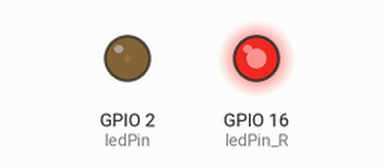
The sketch below on a simulated ESP32. Parts: output pins drawn as LEDs (lit = HIGH). What the sketch prints to the serial monitor is not drawn.

Above: at 0.05 s.
At 1.1 s:
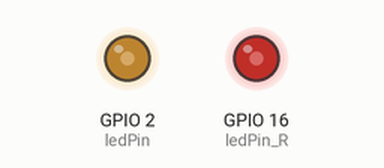
At 2.15 s:
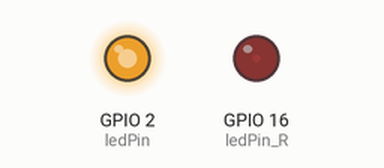
At 4.3 s:
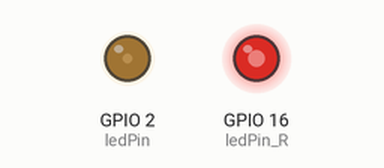
Timing chart, 0 to 6.3 s (numbered marks = the images above):
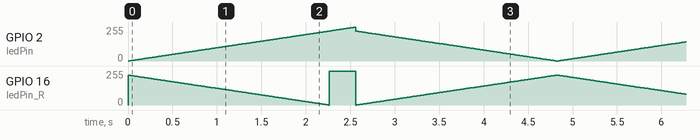

The sketch:

ex06.ino
```cpp
// 定义LED引脚
const int ledPin = 2;
const int ledPin_R = 16;

// 设置PWM属性
const int freq = 5000;          // 频率 5000Hz
const int resolution = 8;       // 分辨率 8位 (0-255)

void setup() {
  Serial.begin(9600);

  // 【新版用法】直接将引脚、频率和分辨率绑定
  // 它会自动返回一个关联的通道（如果需要的话）
  ledcAttach(ledPin, freq, resolution);
  ledcAttach(ledPin_R, freq, resolution);
}

void loop() {
  // 逐渐变亮
  for(int dutyCycle = 0; dutyCycle <= 255; dutyCycle++){
    // 【新版用法】直接通过引脚号写入，不再需要指定通道
    ledcWrite(ledPin, dutyCycle);
    ledcWrite(ledPin_R, 225-dutyCycle);
    delay(10);
  }

  // 逐渐变暗
  for(int dutyCycle = 225; dutyCycle >= 0; dutyCycle--){
    ledcWrite(ledPin, dutyCycle);
    ledcWrite(ledPin_R, 225-dutyCycle);
    delay(10);
  }

  Serial.println("Breathing cycle completed");
}
```
